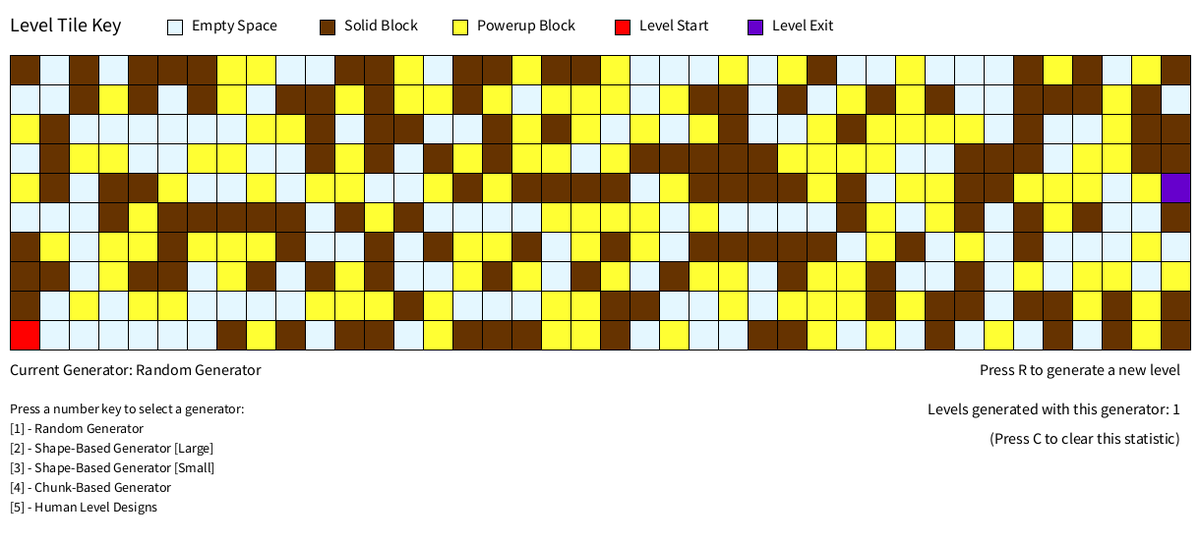
Frame 1 (no input)
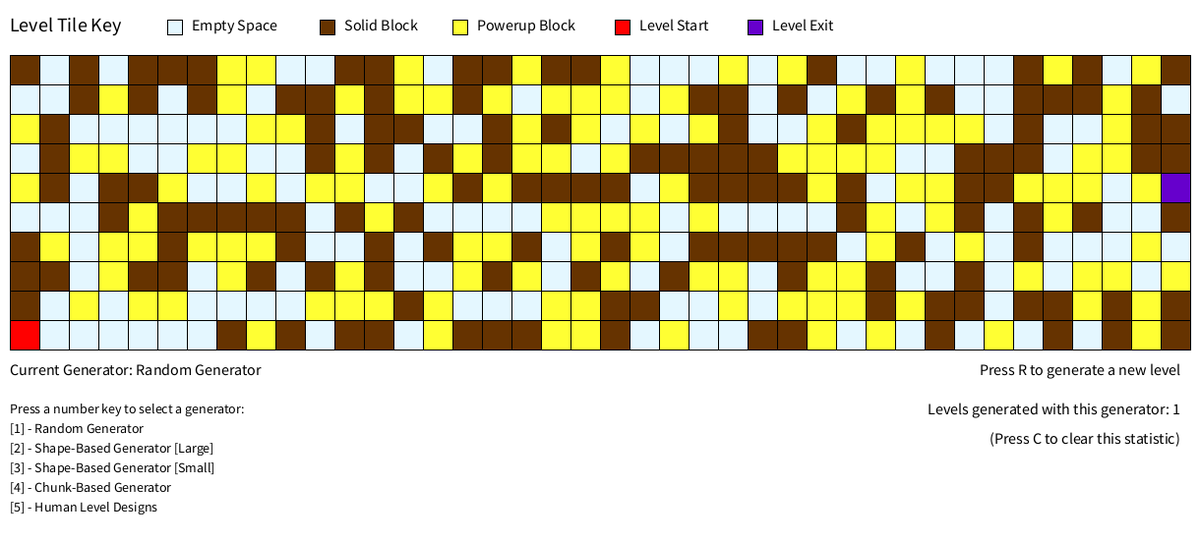
Frame 2 (the mouse pressed at the canvas centre, redrawn once)

The Processing sketch that drew these frames (run headless with seeded random() and noise(); the mouse was pressed at the canvas centre and the sketch redrawn once):

// Processing sketch: lesson_space
// ── lesson_space.pde
//Apologies for the lack of comments/inconsistent code. Hopefully will have time to work on a fix!

//Which generator is currently active?
//0 - random
//1 - primitives
//2 - primitives lite
//3 - chunks
//4 - human
int generator = 0;

//We use this to record how many levels of each type we generated
int[] generatorStats;

//The dimensions of our generated levels, in tiles
int levelWidth = 40;
int levelHeight = 10;

//In pixels, for drawing
int tilesize = 30;

//The last level we generated
int[][] theLevel;

void GenerateLevel(){
   if(generator == 0)
     GenerateRandomLevel();
   if(generator == 1)
     GeneratePrimitiveLevel(35);
   if(generator == 2)
     GeneratePrimitiveLevel(20);
   if(generator == 3)
     GenerateChunkedLevel();
   if(generator == 4)
     GenerateHumanLevel();
     
   if(generatorStats == null)
     generatorStats = new int[5];
   generatorStats[generator]++;
}

void GenerateRandomLevel(){
    int[][] level = new int[levelWidth][levelHeight];
    
    //For every tile in the map...
    for(int i=0; i<levelWidth; i++){
     for(int j=0; j<levelHeight; j++){
       //Randomly place one of the tile types here
       level[i][j] = int(random(3));
     }
    }
    
    //Add a random start tile
    level[0][int(random(levelHeight))] = -1;
    //Add a random exit tile
    level[levelWidth-1][int(random(levelHeight))] = -2;
    
    theLevel = level;
}

void GeneratePrimitiveLevel(int numberOfShapes){
   int[][] level = new int[levelWidth][levelHeight];
   
   int maxPrimitiveSize = 5;
   
   //We'll use these to place the primitives later
   int x = 0; int y = 0; int t = 0;
   
   //Place a number of shapes up to the limit
   for(int p=0; p<numberOfShapes; p++){
     switch(int(random(3))){
       //Place a horizontal line
       case 0: 
         x = int(random(levelWidth));
         y = int(random(levelHeight));
         //Note that primitives are always solid, we never place empty space
         t = 1+int(random(2));
         for(int l=0; l<int(random(maxPrimitiveSize)); l++){
           level[(x+l)%levelWidth][y] = t; 
         }
       //Place a vertical line
       case 1: 
         x = int(random(levelWidth));
         y = int(random(levelHeight));
         //Note that primitives are always solid, we never place empty space
         t = 1+int(random(2));
         for(int l=0; l<int(random(maxPrimitiveSize)); l++){
           level[x][(y+l)%levelHeight] = t; 
         }
       //Draw a box
       case 2:
         x = int(random(levelWidth));
         y = int(random(levelHeight));
         int w = int(random(maxPrimitiveSize));
         int h = int(random(maxPrimitiveSize));
         //Note that primitives are always solid, we never place empty space
         t = 1+int(random(2));
         for(int i=0; i<w; i++){
           for(int j=0; j<h; j++){
             level[(x+i)%levelWidth][(y+j)%levelHeight] = t; 
           }
         }
     }
   }
   
   //Add a start and an exit, but this time intelligently place them on top of something (if possible)
   boolean hasStart = false;
   for(int i=0; i<levelHeight-1; i++){
     if(!hasStart && level[0][i+1] > 0 && level[0][i] == 0){
        level[0][i] = -1; 
        hasStart = true;
     }
   }
   if(!hasStart)
     level[0][int(random(levelHeight))] = -1;
     
   boolean hasExit = false;
   for(int i=0; i<levelHeight-1; i++){
     if(!hasExit && level[levelWidth-1][i+1] > 0 && level[levelWidth-1][i] == 0){
        level[levelWidth-1][i] = -2; 
        hasExit = true;
     }
   }
   if(!hasExit)
     level[levelWidth-1][int(random(levelHeight))] = -2;
   
   theLevel = level;
}

void GenerateChunkedLevel(){
   int[][] level = new int[levelWidth][levelHeight];
   int chunkWidth = 5;
   
   for(int c=0; c<levelWidth/chunkWidth; c++){
     int[][] chunk = GetChunk();  
     if(c == 0)
       chunk = GetStartChunk();
     if(c == (levelWidth/chunkWidth)-1)
       chunk = GetEndChunk();
     //Go through the chunk we've found
     for(int i=0; i<chunk.length; i++){
       for(int j=0; j<chunk[0].length; j++){
         //Copy the data from the chunk into our level
         level[(c*chunkWidth)+i][j] = chunk[i][j];
       }
     }
   }
   theLevel = level;
}

void GenerateHumanLevel(){
   theLevel = GetHumanLevel(); 
}

void setup(){
  //Note: Processing only lets us use exact numbers, so this assumes 40 tiles wide + tile size of 30 px
   size(1220, 550);
   GenerateLevel(); 
}

color GetColor(int code){
   switch(code){
     case 0: return color(228,247,255);
     case 1: return color(102,51,0);
     case 2: return color(255,255,51);
     case -1: return color(255,0,0);
     case -2: return color(102,0,204);
     default: return color(0);
   }
}

void draw(){
  background(255, 255, 255);
  
  textAlign(LEFT, CENTER);
  int tx = 10;
  int tr = 56;
  
  for(int i=0; i<levelWidth; i++){
     for(int j=0; j<levelHeight; j++){
         fill(GetColor(theLevel[i][j]));
         rect(tx+i*tilesize, j*tilesize+tr, tilesize, tilesize);
     }
  }
  
  //These are horrible alignment variables I used, they make the code ugly, don't worry about following these hacks!
  int legend_x = 10;
  int legend_y = 25;
  
  fill(color(0));
  textSize(20);
  text("Level Tile Key", legend_x, legend_y);
  legend_x += 160;
  
  textAlign(LEFT, CENTER);
  textSize(16);
  
  fill(GetColor(0));
  rect(legend_x, legend_y-5, tilesize/2, tilesize/2);
  legend_x += tilesize/2 + 10;
  fill(color(0));
  text("Empty Space", legend_x, legend_y);
  legend_x += 130;
  
  fill(GetColor(1));
  rect(legend_x, legend_y-5, tilesize/2, tilesize/2);
  legend_x += tilesize/2 + 10;
  fill(color(0));
  text("Solid Block", legend_x, legend_y);
  legend_x += 110;
  
  fill(GetColor(2));
  rect(legend_x, legend_y-5, tilesize/2, tilesize/2);
  legend_x += tilesize/2 + 10;
  fill(color(0));
  text("Powerup Block", legend_x, legend_y);
  legend_x += 140;
  
  fill(GetColor(-1));
  rect(legend_x, legend_y-5, tilesize/2, tilesize/2);
  legend_x += tilesize/2 + 10;
  fill(color(0));
  text("Level Start", legend_x, legend_y);
  legend_x += 110;
  
  fill(GetColor(-2));
  rect(legend_x, legend_y-5, tilesize/2, tilesize/2);
  legend_x += tilesize/2 + 10;
  fill(color(0));
  text("Level Exit", legend_x, legend_y);
  legend_x += 120;
  
  text("Current Generator: "+GetGeneratorName(generator), 10, tr+tilesize*levelHeight+20);
  
  textAlign(RIGHT, CENTER);
  text("Press R to generate a new level", tilesize*levelWidth, tr+tilesize*levelHeight+20);
  
  text("Levels generated with this generator: "+generatorStats[generator], tilesize*levelWidth, tr+tilesize*levelHeight+60);
  text("(Press C to clear this statistic)", tilesize*levelWidth, tr+tilesize*levelHeight+90);
  
  textAlign(LEFT, CENTER);
  textSize(14);
  text("Press a number key to select a generator:", 10, tr+tilesize*levelHeight+60);
  for(int i=0; i<5; i++){
      text("["+(i+1)+"] - "+GetGeneratorName(i), 10, tr+tilesize*levelHeight+80+(i*20));
  }
  
  noLoop();
}

String GetGeneratorName(int gen){
    switch(gen){
       case 0: return "Random Generator";
       case 1: return "Shape-Based Generator [Large]";
       case 2: return "Shape-Based Generator [Small]";
       case 3: return "Chunk-Based Generator";
       case 4: return "Human Level Designs";
    }
    return "<ERROR>";
}

void keyPressed() {
  //E - Perform an Expressive Range Analysis
  if (key == 'r') {
    GenerateLevel();
  }
  if (key == 'c') {
    generatorStats[generator] = 0; 
  }
  if (key == '1') {
    generator = 0;
    GenerateLevel();
  }
  if (key == '2') {
    generator = 1;
    GenerateLevel();
  }
  if (key == '3') {
    generator = 2;
    GenerateLevel();
  }
  if (key == '4') {
    generator = 3;
    GenerateLevel();
  }
  if (key == '5') {
    generator = 4;
    GenerateLevel();
  }
  redraw();
}
// ── ChunkLibrary.pde
int[][] GetChunk(){
    int[][][] chunks = new int[][][]{
       {{0,0,0,0,0,0,0,0,1,1},
        {0,0,0,0,0,2,0,0,1,1},
        {0,0,2,0,0,2,0,0,1,1},
        {0,0,0,0,0,2,0,0,1,1},
        {0,0,0,0,0,0,0,0,1,1}},
        
       {{0,0,0,0,0,0,0,0,1,1},
        {0,0,0,0,0,0,0,0,1,1},
        {0,0,0,0,0,0,0,0,1,1},
        {0,0,0,0,0,0,0,0,1,1},
        {0,0,0,0,0,0,0,0,1,1}},
        
       {{0,0,0,0,0,0,0,0,0,1},
        {0,0,0,0,0,0,0,0,0,1},
        {0,0,0,0,0,0,0,0,0,0},
        {0,0,0,0,0,0,0,0,0,1},
        {0,0,0,0,0,0,0,0,0,1}},
               
       {{0,0,0,0,0,0,1,1,1,1},
        {0,0,0,0,0,0,0,0,0,0},
        {0,0,0,0,0,0,1,1,1,1},
        {0,0,0,0,0,0,0,0,0,0},
        {0,0,0,0,0,0,1,1,1,1}},
        
       {{0,0,0,2,0,0,1,1,1,1},
        {0,0,0,0,0,0,0,0,0,0},
        {0,0,0,2,0,0,1,1,1,1},
        {0,0,0,0,0,0,0,0,0,0},
        {0,0,0,2,0,0,1,1,1,1}},
        
       {{0,0,0,0,0,0,0,0,0,1},
        {0,0,0,0,0,0,0,0,0,0},
        {0,0,0,0,0,0,0,0,0,0},
        {0,0,0,0,0,0,0,0,0,0},
        {0,0,0,0,0,0,0,0,0,1}},
        
       {{0,0,0,0,0,0,0,0,1,1},
        {0,0,0,0,0,0,0,0,0,1},
        {0,0,0,0,0,0,0,0,0,0},
        {0,0,0,0,0,0,0,0,0,1},
        {0,0,0,0,0,0,0,0,1,1}},
    };
    return chunks[int(random(chunks.length))];
}

int[][] GetStartChunk(){
    int[][][] chunks = new int[][][]{
       {{0,0,0,0,0,0,0,-1,1,1},
        {0,0,0,0,0,2,0,0,1,1},
        {0,0,2,0,0,2,0,0,1,1},
        {0,0,0,0,0,2,0,0,1,1},
        {0,0,0,0,0,0,0,0,1,1}},
        
       {{0,0,0,0,-1,1,1,1,1,1},
        {0,0,0,0,0,1,1,1,1,1},
        {0,0,0,0,0,0,1,1,1,1},
        {0,0,0,0,0,0,0,1,1,1},
        {0,0,0,0,0,0,0,0,1,1}},
       
        { {1,1,1,1,0,-1,1,1,1,1},
          {1,1,1,1,0,0,1,1,1,1},
          {1,1,1,1,0,0,1,1,1,1},
          {1,1,1,0,0,0,0,1,1,1},
          {0,0,0,0,0,0,0,0,1,1}},
    };
    return chunks[int(random(chunks.length))];
}

int[][] GetEndChunk(){
    int[][][] chunks = new int[][][]{
       {{0,0,0,0,0,0,0,1,1,1},
        {0,0,0,0,0,0,1,1,1,1},
        {0,0,0,0,0,1,1,1,1,1},
        {0,0,0,0,0,0,0,0,1,1},
        {0,0,0,0,0,0,0,-2,1,1}},
        
       {{0,0,0,0,0,0,0,0,1,1},
        {0,0,0,0,0,0,0,0,0,0},
        {0,0,0,0,0,0,0,0,0,0},
        {0,0,0,0,0,0,0,0,0,0},
        {0,0,0,0,0,0,0,-2,1,1}},
        
       {{0,0,0,0,0,0,0,0,1,1},
        {1,1,1,1,1,0,0,1,1,1},
        {1,1,1,1,1,0,1,1,1,1},
        {1,1,1,1,1,0,1,1,1,1},
        {1,1,1,1,1,0,0,0,-2,1}},
        
       {{0,0,0,0,0,0,0,0,1,1},
        {0,0,0,0,1,0,0,1,1,1},
        {0,0,0,1,1,0,1,1,1,1},
        {0,0,1,1,1,0,1,1,1,1},
        {0,0,1,1,1,0,0,0,-2,1}},
        
       {{0,0,0,0,0,0,0,0,1,1},
        {0,0,0,0,0,0,0,1,1,1},
        {0,0,0,0,0,0,1,1,1,1},
        {0,0,0,0,0,1,1,1,1,1},
        {0,0,0,0,-2,1,1,1,1,1}},
    };
    return chunks[int(random(chunks.length))];
}
// ── HumanLibrary.pde
int[][] GetHumanLevel(){
   int[][][] levels = new int[][][]{
       {{0,0,0,0,0,0,0,-1,1,1},
        {0,0,0,0,0,0,0,0,1,1},
        {0,0,0,0,0,0,0,0,1,1},
        {0,0,0,0,0,2,0,0,1,1},
        {0,0,0,0,0,0,0,0,1,1},
        {0,0,0,0,0,0,0,0,1,1},
        {0,0,0,0,0,1,0,0,1,1},
        {0,0,0,0,0,2,0,0,1,1},
        {0,0,2,0,0,1,0,0,1,1},
        {0,0,0,0,0,2,0,0,1,1},
        
        {0,0,0,0,0,1,0,0,1,1},
        {0,0,0,0,0,0,0,0,1,1},
        {0,0,0,0,0,0,0,0,1,1},
        {0,0,0,0,0,0,1,1,1,1},
        {0,0,0,0,0,0,1,1,1,1},
        {0,0,0,0,0,0,0,0,1,1},
        {0,0,0,0,0,0,0,0,1,1},
        {0,0,0,0,0,0,0,0,1,1},
        {0,0,0,0,0,0,0,0,1,1},
        {0,0,0,0,0,0,0,0,1,1},
        
        {0,0,0,0,0,1,1,1,1,1},
        {0,0,0,0,0,1,1,1,1,1},
        {0,0,0,0,0,0,0,0,1,1},
        {0,0,0,0,0,0,0,0,1,1},
        {0,0,0,0,0,0,0,0,1,1},
        {0,0,0,0,0,0,0,0,1,1},
        {0,0,0,0,0,0,0,0,1,1},
        {0,0,0,0,1,1,1,1,1,1},
        {0,0,0,0,1,1,1,1,1,1},
        {0,0,0,0,0,0,0,0,1,1},
        
        {0,0,0,0,0,0,0,0,1,1},
        {0,0,0,0,0,0,0,0,1,1},
        {0,0,0,0,0,0,0,0,1,1},
        {0,0,0,0,0,0,0,0,1,1},
        {0,0,0,0,0,0,0,0,1,1},
        {0,0,0,0,0,0,0,0,0,0},
        {0,0,0,0,0,0,0,0,0,0},
        {0,0,0,0,0,0,0,0,1,1},
        {0,0,0,0,0,0,0,0,1,1},
        {0,0,0,0,0,0,0,-2,1,1}},
        
       {{1,1,1,1,1,1,1,1,1,1},
        {0,0,-1,0,0,0,0,0,1,1},
        {0,0,0,0,0,0,0,0,1,1},
        {1,0,0,0,0,2,0,0,1,1},
        {1,0,0,0,0,2,0,0,1,1},
        {1,0,0,0,0,2,0,0,1,1},
        {1,0,0,0,0,2,0,0,1,1},
        {1,0,0,0,0,2,0,0,1,1},
        {1,0,0,0,0,0,0,0,1,1},
        {1,0,0,0,0,0,0,0,1,1},
        
        {1,0,0,0,0,0,0,1,1,1},
        {1,0,0,0,0,0,0,0,1,1},
        {1,0,0,0,0,0,1,1,1,1},
        {1,0,0,0,0,0,0,0,1,1},
        {1,0,0,0,0,1,1,1,1,1},
        {1,0,0,0,0,0,0,0,1,1},
        {1,0,0,0,0,2,0,0,1,1},
        {1,0,0,0,0,0,0,0,1,1},
        {1,0,0,0,0,0,1,1,1,1},
        {1,0,0,0,0,0,0,0,1,1},
        
        {1,0,0,0,0,0,0,1,1,1},
        {1,0,0,0,0,0,0,0,1,1},
        {1,0,0,0,0,0,0,0,1,1},
        {1,0,0,1,1,1,0,0,1,1},
        {1,0,0,0,0,1,0,0,1,1},
        {1,0,0,1,1,1,0,0,1,1},
        {1,0,0,1,0,0,0,0,1,1},
        {1,0,0,1,1,1,0,0,1,1},
        {1,0,0,0,0,1,0,0,1,1},
        {1,0,0,2,1,1,0,0,1,1},
        
        {1,0,0,0,0,0,0,0,1,1},
        {1,0,1,1,1,1,0,0,1,1},
        {1,0,1,1,1,1,0,0,1,1},
        {1,1,0,0,1,1,1,0,1,1},
        {1,1,0,0,1,1,1,0,1,1},
        {1,0,0,0,0,0,0,0,1,1},
        {1,0,0,0,0,0,0,0,1,1},
        {1,1,0,0,0,1,0,0,1,1},
        {1,1,0,0,0,1,0,0,1,1},
        {1,1,1,1,1,1,0,-2,1,1}},
        
   };
   return levels[int(random(levels.length))]; 
}
